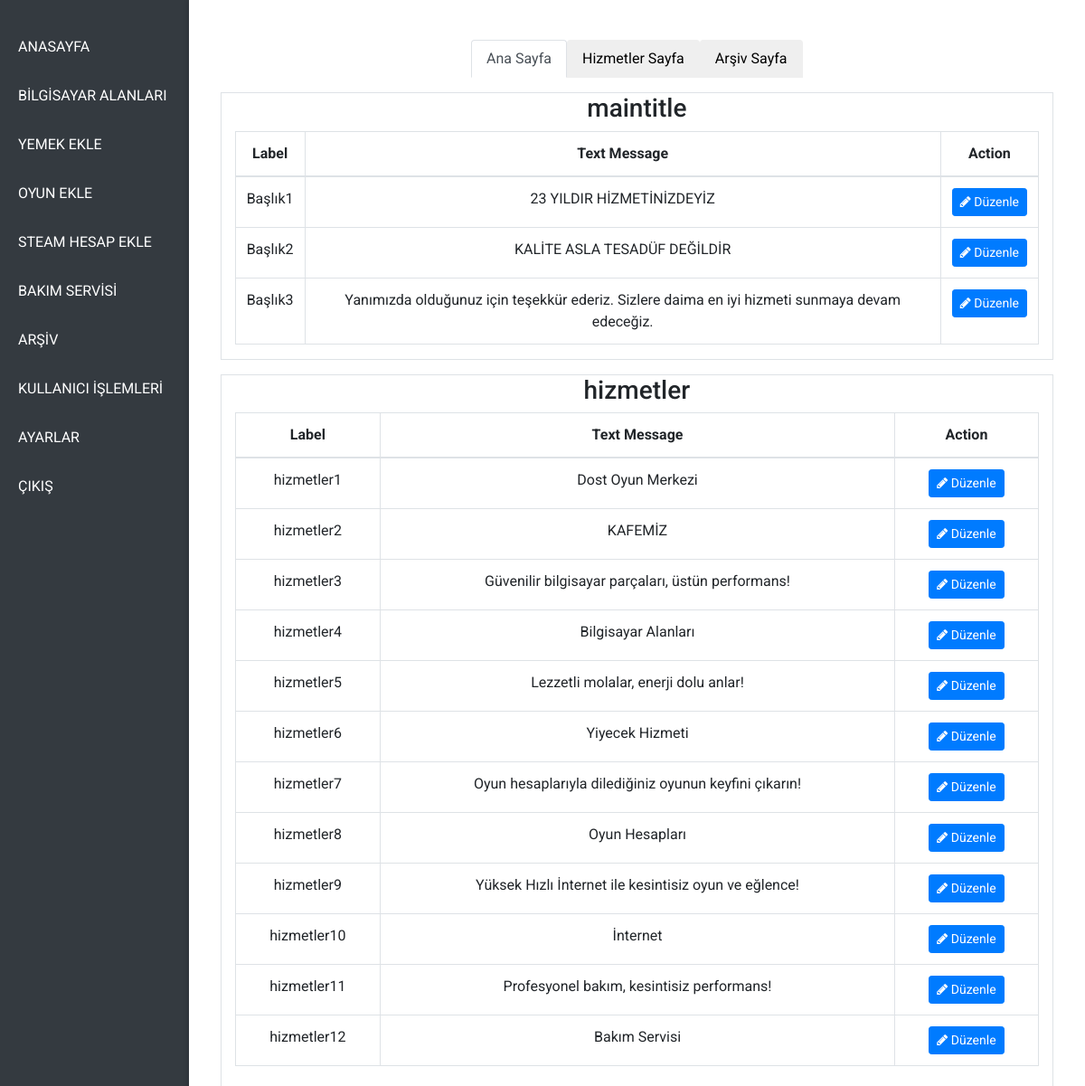
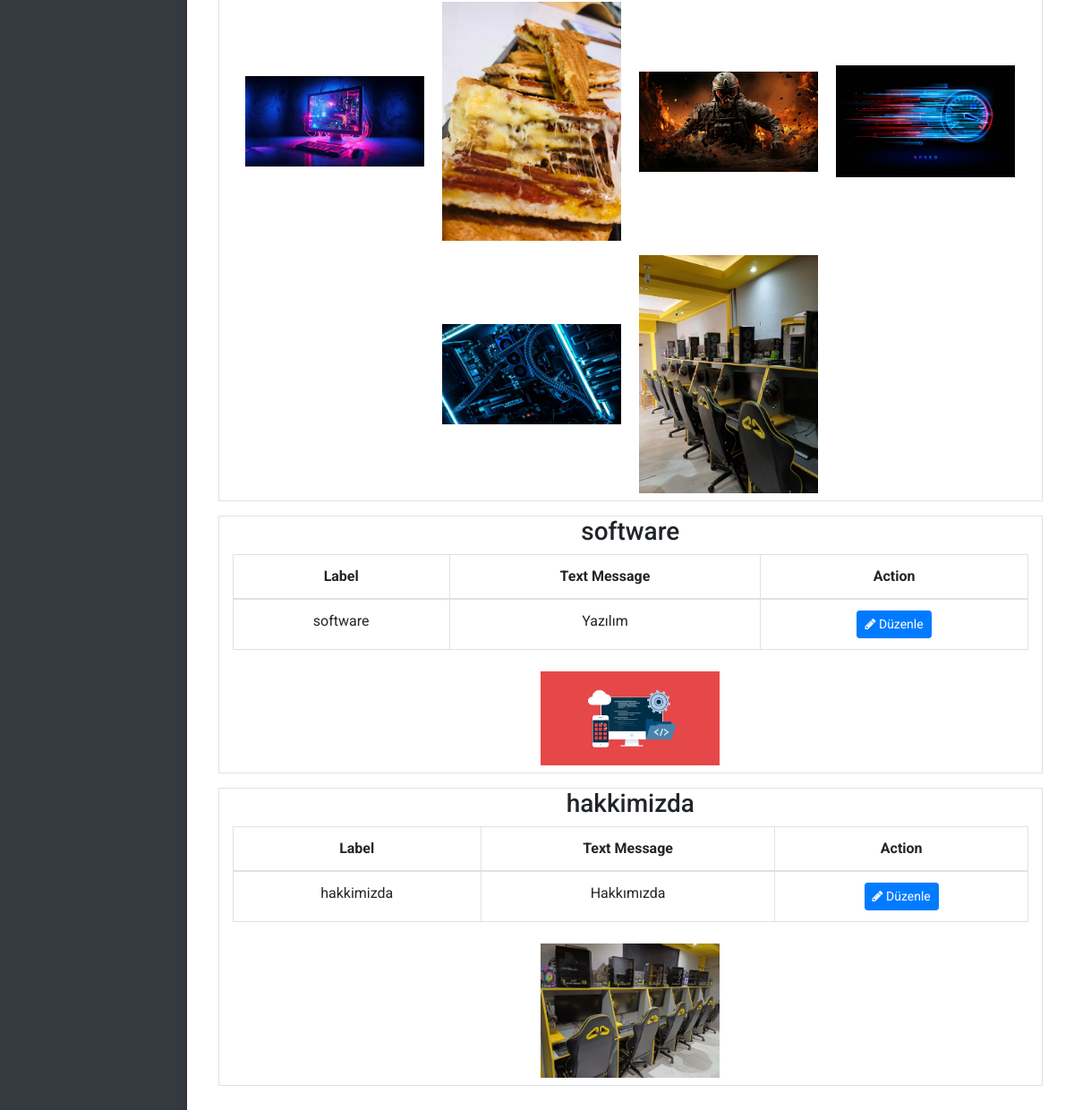
The app's page /indexa (signed in) with its own data (2 pictures, top to bottom).
### models.py (models this page shows)
class tblmediaandtext(db.Model):
    id = db.Column(db.Integer, primary_key=True)
    textid = db.Column(db.Integer, db.ForeignKey('tbltext.id'), nullable=False)
    mediaid = db.Column(db.Integer, db.ForeignKey('tblmedia.id'), nullable=False)
    page_name = db.Column(db.String(50), unique=False, nullable=True)
    title = db.Column(db.String(100), unique=False, nullable=True)
    label = db.Column(db.String(100), unique=False, nullable=True)

class tbltext(db.Model):
    id = db.Column(db.Integer, primary_key=True)
    text_message = db.Column(db.String(5000), nullable=True)

class tblmedia(db.Model):
    id = db.Column(db.Integer, primary_key=True)
    image_path = db.Column(db.String(50), unique=False, nullable=True)

### app.py (the view)
@app.route("/indexa", methods=["GET", "POST"])
@login_required
def indexa():
    query_result = (
        db.session.query(
            tblmediaandtext.id,
            tblmediaandtext.page_name,
            tblmediaandtext.title,
            tblmediaandtext.label,
            tbltext.text_message,
            tblmedia.image_path
        )
        .join(tbltext, tblmediaandtext.textid == tbltext.id, isouter=True)  # tbltext'e LEFT JOIN
        .join(tblmedia, tblmediaandtext.mediaid == tblmedia.id, isouter=True)  # tblmedia'ya LEFT JOIN
        .all()
    )
    grouped_by_page = defaultdict(lambda: defaultdict(list))
    for id, page_name, title, label, text_message, image_path in query_result:
        grouped_by_page[page_name][title].append({
            "id": id,
            "label": label,
            "text_message": text_message or "",  # Boş mesajlar için varsayılan değer
            "image_path": image_path or ""       # Boş resim yolları için varsayılan değer
        })
    all_images_main = get_all_images("generalimage/mainpage")
    all_images_services = get_all_images("generalimage/servicespage")
    all_images_archive = get_all_images("generalimage/archivepage")
    return render_template("admin/indexa.html", grouped_by_page=grouped_by_page, all_images_main=all_images_main, all_images_services=all_images_services, all_images_archive=all_images_archive)

### app.py (called while the page is built)
def get_all_images(filename):
    all_images = []
    target_folder = os.path.join(UPLOAD_FOLDER, filename)
    if os.path.exists(target_folder):
        all_images = [file for file in os.listdir(target_folder)
                    if file.lower().endswith(('png', 'jpg', 'jpeg', 'gif', 'webp'))]
    return all_images

### helpers.py (called while the page is built)
def login_required(f):
    @wraps(f)
    def decorated_function(*args, **kwargs):
        if session.get("user_id") is None:
            return redirect("/login")
        return f(*args, **kwargs)
    return decorated_function

### templates/admin/indexa.html (shortened to what this page needs)
{% extends "admin/adminlayout.html" %}
{% block main %}
<div class="container mt-4">
    <ul class="nav nav-tabs" id="settingsTab" role="tablist">
        <li class="nav-item" role="presentation">
            <button class="nav-link active" id="main-tab" data-bs-toggle="tab" data-bs-target="#main" type="button"
                role="tab" aria-controls="main" aria-selected="true">Ana Sayfa</button>
        </li>
        <li class="nav-item" role="presentation">
            <button class="nav-link" id="services-tab" data-bs-toggle="tab" data-bs-target="#services" type="button"
                role="tab" aria-controls="services" aria-selected="false">Hizmetler Sayfa</button>
        </li>
        <li class="nav-item" role="presentation">
            <button class="nav-link" id="archive-tab" data-bs-toggle="tab" data-bs-target="#archive" type="button"
                role="tab" aria-controls="archive" aria-selected="false">Arşiv Sayfa</button>
        </li>
    </ul>
    <div class="tab-content mt-3" id="settingsTabContent">
        <div class="tab-pane fade show active" id="main" role="tabpanel" aria-labelledby="main-tab">
            {% for title, items in grouped_by_page['mainpage'].items() %}
                <div class="container-fluid border mb-3">
                    <h3>{{ title }}</h3>
                    <table class="table table-bordered">
                        <thead>
                            <tr>
                                <th scope="col">Label</th>
                                <th scope="col">Text Message</th>
                                <th scope="col">Action</th>
                            </tr>
                        </thead>
                        <tbody>
                            {% for item in items %}
                                {% if item.label != '' %}
                                    <tr>
                                        <td>{{ item.label }}</td>
                                        <td>{{ item.text_message }}</td>
                                        <td><a href="/updatetextandmedia/{{ item.id }}" class="btn btn-sm btn-primary"><i class="fa fa-pencil"></i> Düzenle</a></td>
                                    </tr>
                                {% endif %}
                            {% endfor %}
                        </tbody>
                    </table>
                    <div class="text-center mt-3">
                        {% for item in items %}
                            {% if item.image_path %}
                                <img src="{{ item.image_path }}" alt="Image" class="img-fluid m-2" onclick="showPopup()" style="max-width: 200px;">
                            {% endif %}
                        {% endfor %}
                    </div>
                </div>
            {% endfor %}
        </div>
    </div>
</div>
{% endblock %}

### static/css/admin/indexadmin.css (style rules this page uses)
body, html { margin: 0; padding: 0; font-family: 'Roboto', sans-serif; height: 100%; background-color: #f8f9fa; }
.container { display: flex; flex-direction: column; align-items: center; justify-content: center; }
table { width: 80%; margin-left: auto; margin-right: auto; text-align: center; }
h3 { text-align: center; }

### records on screen
tblmediaandtext: title "maintitle", label "Başlık1", text_message "23 YILDIR HİZMETİNİZDEYİZ"
tblmediaandtext: label "Başlık2", text_message "KALİTE ASLA TESADÜF DEĞİLDİR"
tblmediaandtext: label "Başlık3", text_message "Yanımızda olduğunuz için teşekkür ederiz. Sizlere daima en iyi hizmeti sunmaya devam edeceğiz."
tblmediaandtext: title "hizmetler", label "hizmetler1", text_message "Dost Oyun Merkezi"
tblmediaandtext: label "hizmetler2", text_message "KAFEMİZ", image_path (picture)
tblmediaandtext: label "hizmetler3", text_message "Güvenilir bilgisayar parçaları, üstün performans!"
tblmediaandtext: label "hizmetler4", text_message "Bilgisayar Alanları", image_path (picture)
tblmediaandtext: label "hizmetler5", text_message "Lezzetli molalar, enerji dolu anlar!"
tblmediaandtext: label "hizmetler6", text_message "Yiyecek Hizmeti", image_path (picture)
tblmediaandtext: label "hizmetler7", text_message "Oyun hesaplarıyla dilediğiniz oyunun keyfini çıkarın!"
tblmediaandtext: label "hizmetler8", text_message "Oyun Hesapları", image_path (picture)
tblmediaandtext: label "hizmetler9", text_message "Yüksek Hızlı İnternet ile kesintisiz oyun ve eğlence!"
tblmediaandtext: label "hizmetler10", text_message "İnternet", image_path (picture)
tblmediaandtext: label "hizmetler11", text_message "Profesyonel bakım, kesintisiz performans!"
tblmediaandtext: label "hizmetler12", text_message "Bakım Servisi", image_path (picture)
tblmediaandtext: title "software", label "software", text_message "Yazılım", image_path (picture)
tblmediaandtext: title "hakkimizda", label "hakkimizda", text_message "Hakkımızda", image_path (picture)
